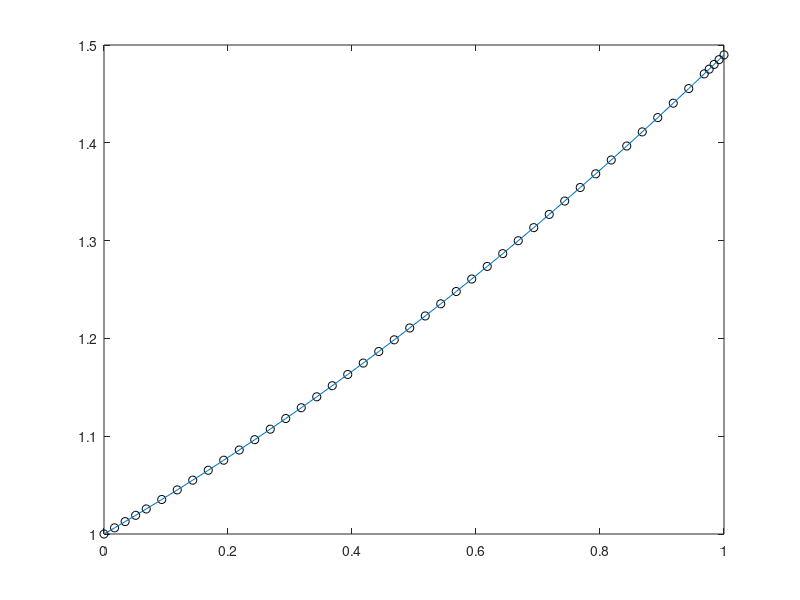
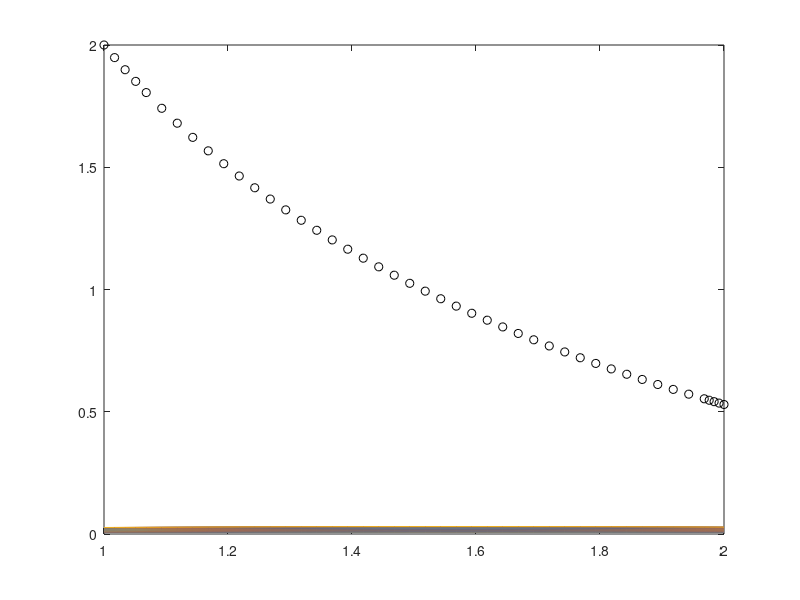

Write MATLAB code to recreate these figures, in order.
clc;clear; close all force;

%% 1

f=@(t,y) exp(t-y);
y0=1;
tspam = [0 1];
[t,y]=ode45(f,tspam,y0);
figure
plot(t,y,'ok');
hold on;
plot(t,log(exp(t)-1+exp(1)));
%%
%%2
f=@(t,y) (t^(-2))*(sin(2*t)-2*t*y);
y0=2;
tspam = [1 2];
[t,y]=ode45(f,tspam,y0);
figure
plot(t,y,'ok');
hold on;
plot(t,(-cos(2*t)+4+cos(2))/(2*t.^2));
